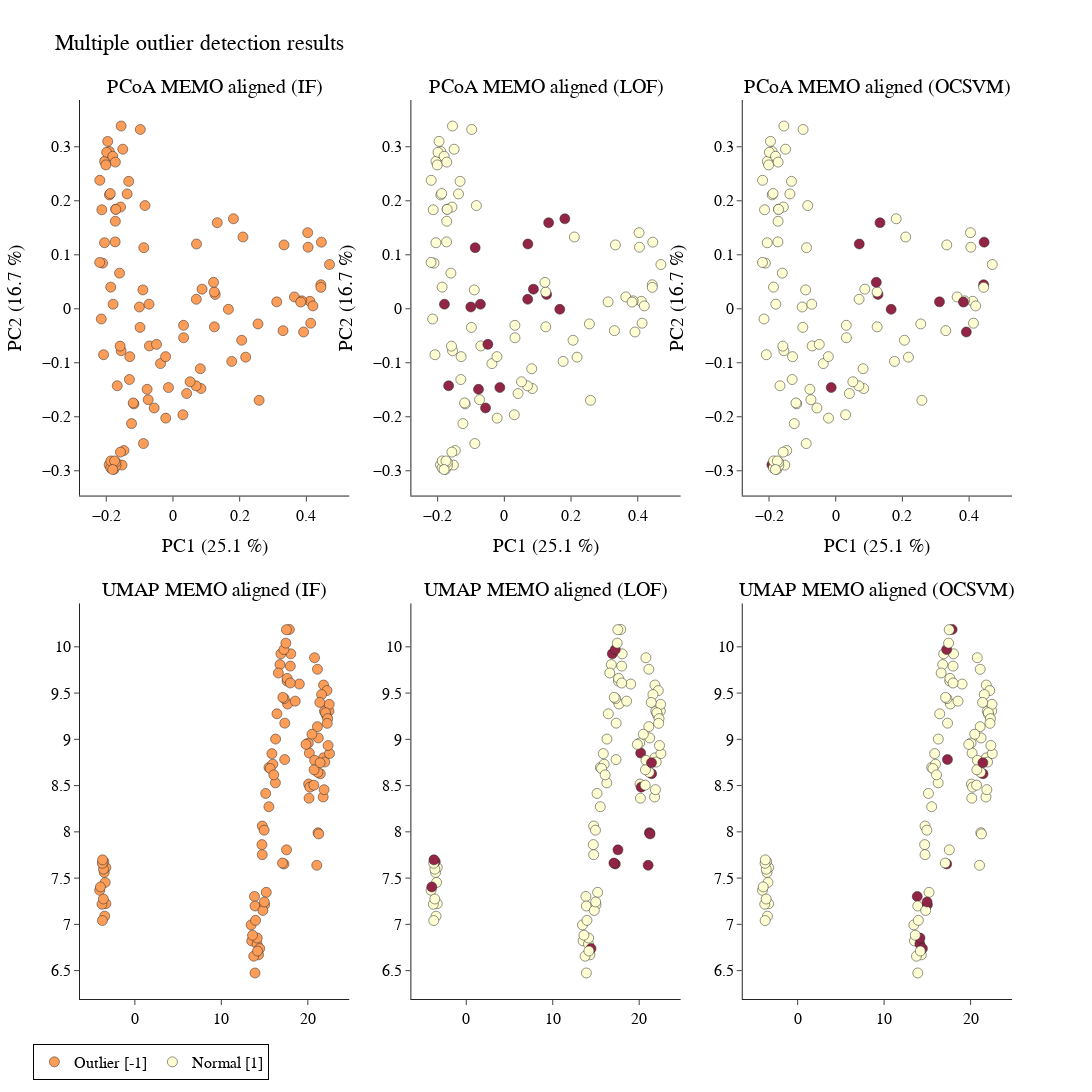

Notebook cell for this chart:
### Markdown cell above
#### SC.2.1 PCoA + UMAP combined visualization

### Code cell
pcoa_umap_2d(SC_component,
    matrix= metric_df,
    data = SC,
    metric= 'braycurtis', 
    filename_header=filename_header)
